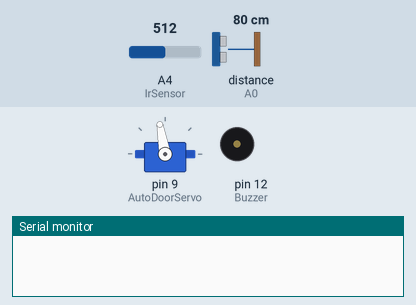
Bench run of a sketch on a simulated Arduino Uno, built with avr-gcc and run on an emulated ATmega328P. Shown: servo, buzzer (waves = sounding, pin HIGH), the last lines printed to the serial monitor. Wiring (inferred from the names in the program): ultrasonic range finder: trigger A2; echo A0. The test bench sets the inputs (shaded band); at power-on: A4 (IrSensor) = 512, distance to the obstacle (sensor on A0) 80 cm. The echo pulse lasts 58.3 µs per cm; the modem accepts every AT command (registered, SIM ready, sends succeed) and sends nothing else; pins used as bus, display or sensor lines are not drawn.

Above: at 1.2 s.
1.3 s: A4 (IrSensor) set to 217
2.8 s: A4 (IrSensor) set to 189
At 3.5 s:
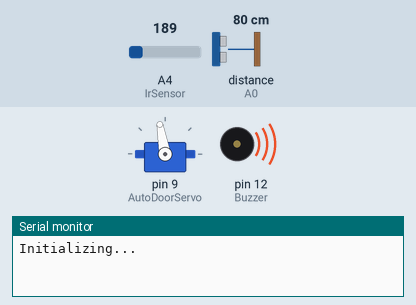
Timing chart, 0 to 5.8 s (numbered marks = the images above; inputs shaded):
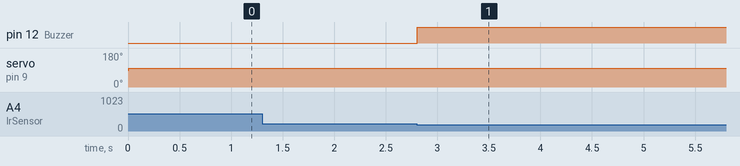

Measured:
- the behaviour switches between 201 and 200 on A4 (IrSensor) (found by bisection; images 0 and 1)
- after the input at 1.3 s, every drawn part: stays the same
- after the input at 2.8 s, pin 12 (Buzzer): LOW → HIGH at once

The sketch:

Ultra_Door_Fire_Call.ino
```cpp
#include <Servo.h>
Servo AutoDoorServo;


int trigPinA =A2;
int echoPinA =A0; //Should Be analog
int distanceA;
long durationA;

int Buzzer = 12;

int IrSensor = A4;
int IrState = 0;


//Call Function
#include <SoftwareSerial.h>
SoftwareSerial mySerial(3, 2);


void setup(){
 pinMode(trigPinA,OUTPUT);
 pinMode(echoPinA,INPUT);
 pinMode(Buzzer, OUTPUT);

 AutoDoorServo.attach(9);
 Serial.begin(9600);

}


void loop() {

digitalWrite(trigPinA,LOW);
delayMicroseconds(2);
digitalWrite(trigPinA,HIGH);
delayMicroseconds(10);
digitalWrite(trigPinA,LOW);
durationA=pulseIn(echoPinA,HIGH);
distanceA = durationA*0.034/2;


if(distanceA <= 15){
  AutoDoorServo.write(0);
  delay(2000);
}

else{
  AutoDoorServo.write(100);
  delay(15);
}


IrState = analogRead(IrSensor);
if(IrState <= 200){
  digitalWrite(Buzzer, HIGH);
  //delay(2000);

  //Fire Function Start-------------------------------------

  //Begin serial communication with Arduino and SIM800L
  mySerial.begin(9600);

  Serial.println("Initializing...");
  delay(1000);

  mySerial.println("AT"); //Once the handshake test is successful, i t will back to OK
  updateSerial();

  mySerial.println("ATD+ +8801821911454;"); //  change ZZ with country code and xxxxxxxxxxx with phone number to dial
  updateSerial();
  delay(20000); // wait for 20 seconds...
  mySerial.println("ATH"); //hang up
  updateSerial();
  }


else if(IrState > 200){
  digitalWrite(Buzzer, LOW);
}


//Serial.println(distanceA);
//Serial.println(IrState);
}// Void Lopp End


void updateSerial()
{
  delay(500);
  while (Serial.available())
  {
    mySerial.write(Serial.read());//Forward what Serial received to Software Serial Port
  }
  while(mySerial.available())
  {
    Serial.write(mySerial.read());//Forward what Software Serial received to Serial Port
  }
}
```
